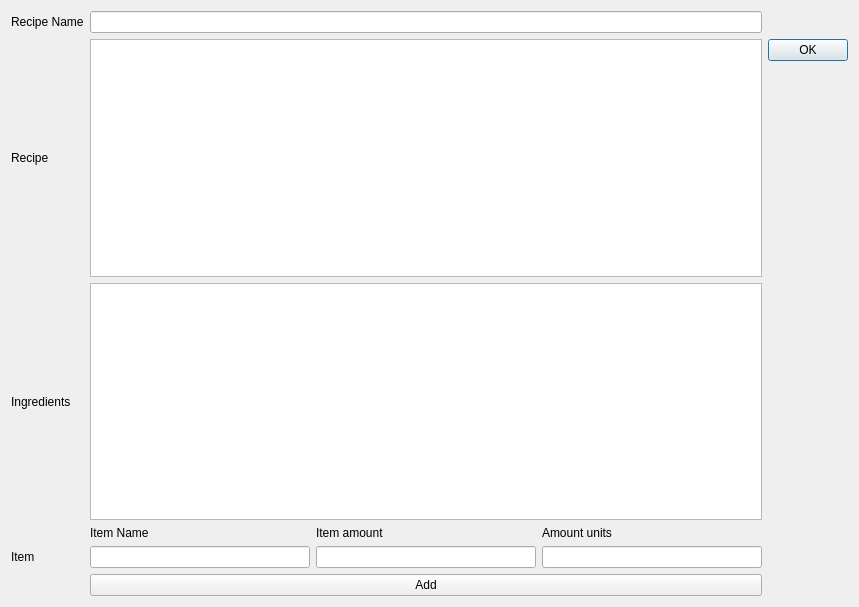
<?xml version="1.0" encoding="UTF-8"?>
<ui version="4.0">
 <class>addRecipe</class>
 <widget class="QDialog" name="addRecipe">
  <property name="geometry">
   <rect>
    <x>0</x>
    <y>0</y>
    <width>859</width>
    <height>607</height>
   </rect>
  </property>
  <property name="windowTitle">
   <string>Dialog</string>
  </property>
  <layout class="QGridLayout" name="gridLayout">
   <item row="4" column="3">
    <widget class="QLabel" name="label_7">
     <property name="text">
      <string>Amount units</string>
     </property>
    </widget>
   </item>
   <item row="0" column="0">
    <widget class="QLabel" name="label">
     <property name="text">
      <string>Recipe Name</string>
     </property>
    </widget>
   </item>
   <item row="0" column="1" colspan="3">
    <widget class="QLineEdit" name="nameText"/>
   </item>
   <item row="5" column="2">
    <widget class="QLineEdit" name="itemAmount"/>
   </item>
   <item row="5" column="3">
    <widget class="QLineEdit" name="itemUnit"/>
   </item>
   <item row="5" column="0">
    <widget class="QLabel" name="label_4">
     <property name="text">
      <string>Item</string>
     </property>
    </widget>
   </item>
   <item row="1" column="0">
    <widget class="QLabel" name="label_2">
     <property name="text">
      <string>Recipe</string>
     </property>
    </widget>
   </item>
   <item row="5" column="1">
    <widget class="QLineEdit" name="itemName"/>
   </item>
   <item row="4" column="2">
    <widget class="QLabel" name="label_6">
     <property name="text">
      <string>Item amount</string>
     </property>
    </widget>
   </item>
   <item row="4" column="1">
    <widget class="QLabel" name="label_5">
     <property name="text">
      <string>Item Name</string>
     </property>
    </widget>
   </item>
   <item row="1" column="1" colspan="3">
    <widget class="QTextEdit" name="recipeText"/>
   </item>
   <item row="1" column="4">
    <widget class="QDialogButtonBox" name="btnOK">
     <property name="layoutDirection">
      <enum>Qt::LeftToRight</enum>
     </property>
     <property name="orientation">
      <enum>Qt::Vertical</enum>
     </property>
     <property name="standardButtons">
      <set>QDialogButtonBox::Ok</set>
     </property>
    </widget>
   </item>
   <item row="2" column="0">
    <widget class="QLabel" name="label_3">
     <property name="text">
      <string>Ingredients</string>
     </property>
    </widget>
   </item>
   <item row="2" column="1" colspan="3">
    <widget class="QListWidget" name="listIng"/>
   </item>
   <item row="7" column="1" colspan="3">
    <widget class="QPushButton" name="btnItemAdd">
     <property name="text">
      <string>Add</string>
     </property>
    </widget>
   </item>
  </layout>
 </widget>
 <resources/>
 <connections>
  <connection>
   <sender>btnOK</sender>
   <signal>accepted()</signal>
   <receiver>addRecipe</receiver>
   <slot>accept()</slot>
   <hints>
    <hint type="sourcelabel">
     <x>248</x>
     <y>254</y>
    </hint>
    <hint type="destinationlabel">
     <x>157</x>
     <y>274</y>
    </hint>
   </hints>
  </connection>
  <connection>
   <sender>btnOK</sender>
   <signal>rejected()</signal>
   <receiver>addRecipe</receiver>
   <slot>reject()</slot>
   <hints>
    <hint type="sourcelabel">
     <x>316</x>
     <y>260</y>
    </hint>
    <hint type="destinationlabel">
     <x>286</x>
     <y>274</y>
    </hint>
   </hints>
  </connection>
 </connections>
</ui>
